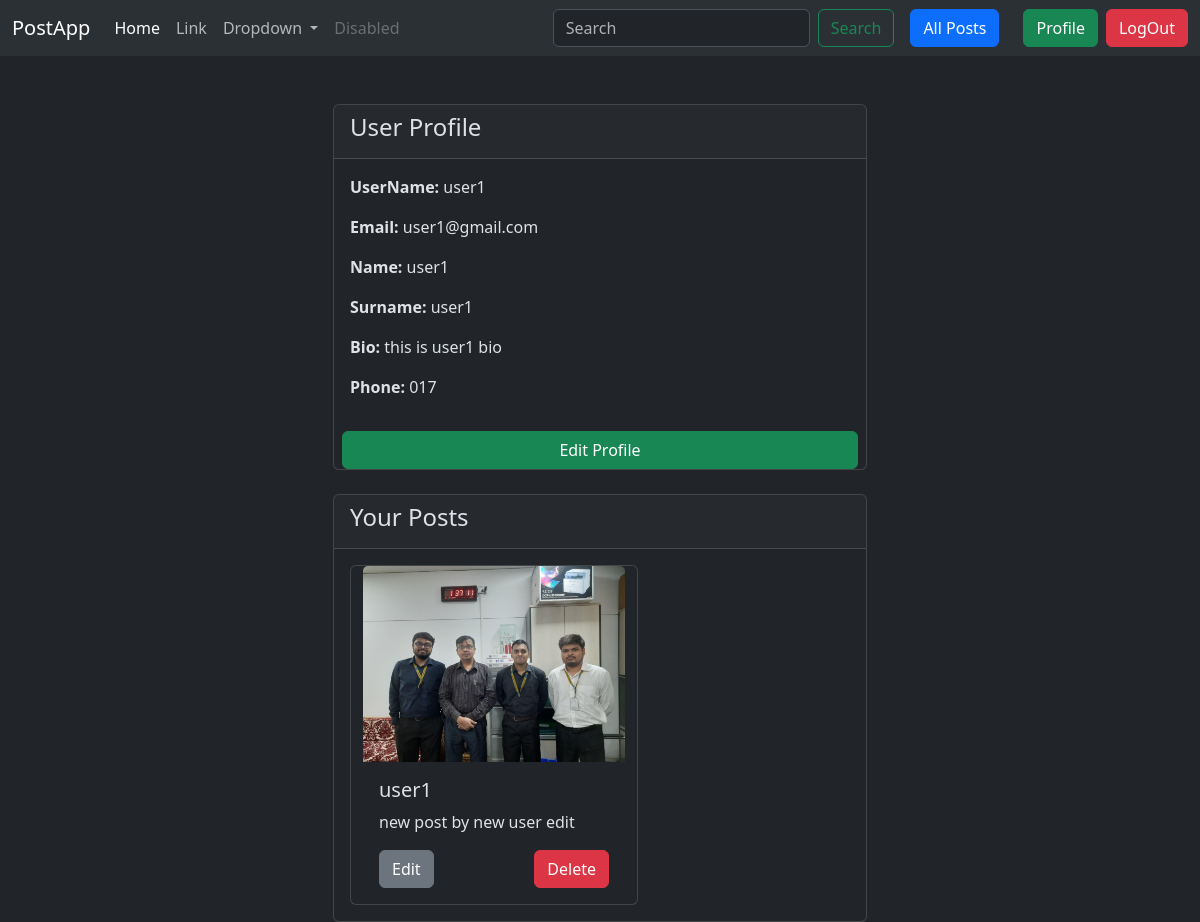
/post/profile_view/ (signed in), run on an earlier commit of the app's database.
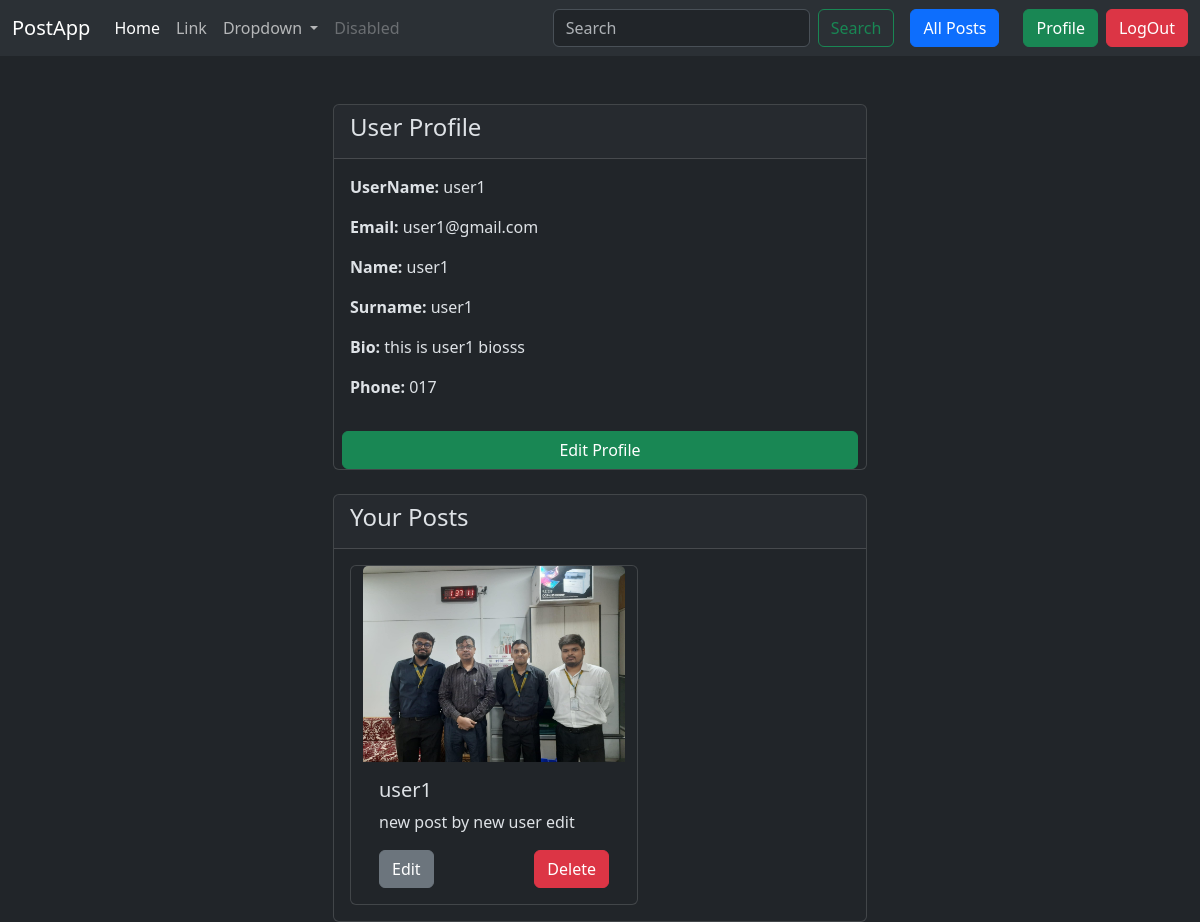
And on a later commit of the database.
### post/models.py (models this page shows, shortened)
class Profile(models.Model):
  name = models.CharField(max_length=125)
  surname = models.CharField(max_length=125)
  bio =  models.TextField(max_length=250)
  phone =  models.CharField(max_length=125)
  user = models.OneToOneField(User, on_delete=models.CASCADE)

class Post(models.Model):
  user = models.ForeignKey(User, on_delete=models.CASCADE)
  text = models.TextField(max_length=125)
  photo = models.ImageField(upload_to='photos/', blank=True, null=True)
  created_at = models.DateTimeField(auto_now_add=True)
  updated_at = models.DateTimeField(auto_now=True)

### post/views.py (the view)
# urls.py: path('profile_view/', views.profile_view, name='profile'),
@login_required
def profile_view(request):
  profile = get_object_or_404(Profile, user=request.user)
  posts = Post.objects.filter(user=request.user)
  context = {
    'profile': profile,
    'posts': posts
    }
  return render(request, 'profile.html', context)

### post/templates/profile.html
{% extends "layout.html" %} {% block content %}
<div class="container mt-5">
  <div class="row">
    <div class="col-md-6 offset-md-3">
      <div class="card">
        <div class="card-header">
          <h4>User Profile</h4>
        </div>
        <div class="card-body">
          <p><strong>UserName:</strong> {{ user.username }}</p>
          <p><strong>Email:</strong> {{ user.email }}</p>
          <p><strong>Name:</strong> {{ profile.name }}</p>
          <p><strong>Surname:</strong> {{ profile.surname }}</p>
          <p><strong>Bio:</strong> {{ profile.bio }}</p>
          <p><strong>Phone:</strong> {{ profile.phone }}</p>
        </div>
        <a href="{% url 'profile_form' %}" class="btn btn-success mx-2"
          >Edit Profile</a
        >
      </div>
      <div class="card mt-4">
        <div class="card-header">
          <h4>Your Posts</h4>
        </div>
        <div class="card-body">
          <ul class="list-group">
            <div class="container row gap-3">
              {% for post in posts %}
              <div class="card" style="width: 18rem">
                <img src="{{post.photo.url}}" class="card-img-top" alt="..." />
                <div class="card-body">
                  <h5 class="card-title">{{post.user.username}}</h5>
                  <p class="card-text">{{post.text}}</p>
                  <div class="d-flex justify-content-between">
                    {% if post.user == user %}
                    <a
                      href="{% url 'post_edit' post.id %}"
                      class="btn btn-secondary"
                      >Edit</a
                    >
                    <a
                      href="{% url 'post_delete' post.id %}"
                      class="btn btn-danger"
                      >Delete</a
                    >
                    {% endif %}
                  </div>
                </div>
              </div>
              {% endfor %}
            </div>
          </ul>
        </div>
      </div>
    </div>
  </div>
</div>
{% endblock %}

### post/templates/layout.html (shortened to what this page needs)
{% load static %}
<!DOCTYPE html>
<html lang="en" data-bs-theme="dark">
  <head>
    <link
      href="https://cdn.jsdelivr.net/npm/bootstrap@5.3.3/dist/css/bootstrap.min.css"
      rel="stylesheet"
    />
  </head>
  <body>
    <nav class="navbar navbar-expand-lg bg-body-tertiary">
      <div class="container-fluid">
        <a class="navbar-brand" href="{% url 'post_list' %}">PostApp</a>
        <div class="collapse navbar-collapse" id="navbarSupportedContent">
          <ul class="navbar-nav me-auto mb-2 mb-lg-0">
            <li class="nav-item">
              <a class="nav-link active" aria-current="page" href="#">Home</a>
            </li>
            <li class="nav-item">
              <a class="nav-link" href="#">Link</a>
            </li>
            <li class="nav-item dropdown">
              <a
                class="nav-link dropdown-toggle"
                href="#"
                role="button"
                data-bs-toggle="dropdown"
                aria-expanded="false"
              >
                Dropdown
              </a>
            </li>
            <li class="nav-item">
              <a class="nav-link disabled" aria-disabled="true">Disabled</a>
            </li>
          </ul>
          <form class="d-flex" role="search">
            <input
              class="form-control me-2"
              type="search"
              placeholder="Search"
              aria-label="Search"
            />
            <button class="btn btn-outline-success" type="submit">
              Search
            </button>
          </form>
          <a href="{% url 'post_list' %}" class="btn btn-primary mx-3">
            All Posts</a
          >
          {% if user.is_authenticated %}
          <a href="{% url 'profile' %}" class="btn btn-success mx-2">Profile</a>
          <form action="{% url 'logout' %}" method="post">
            <button class="btn btn-danger" type="submit">LogOut</button>
          </form>
          {% else %}
          <a href="{% url 'login' %}" class="btn btn-success mx-2">Login</a>
          <a href="{% url 'register' %}" class="btn btn-warning mx-2"
            >Register</a
          >
          {% endif %}
        </div>
      </div>
    </nav>
    <div class="container">{% block content%} {% endblock %}</div>
  </body>
</html>

What changed in the data, as far as the page shows it:
changed Profile "user1": bio "this is user1 bio" → "this is user1 biosss"
